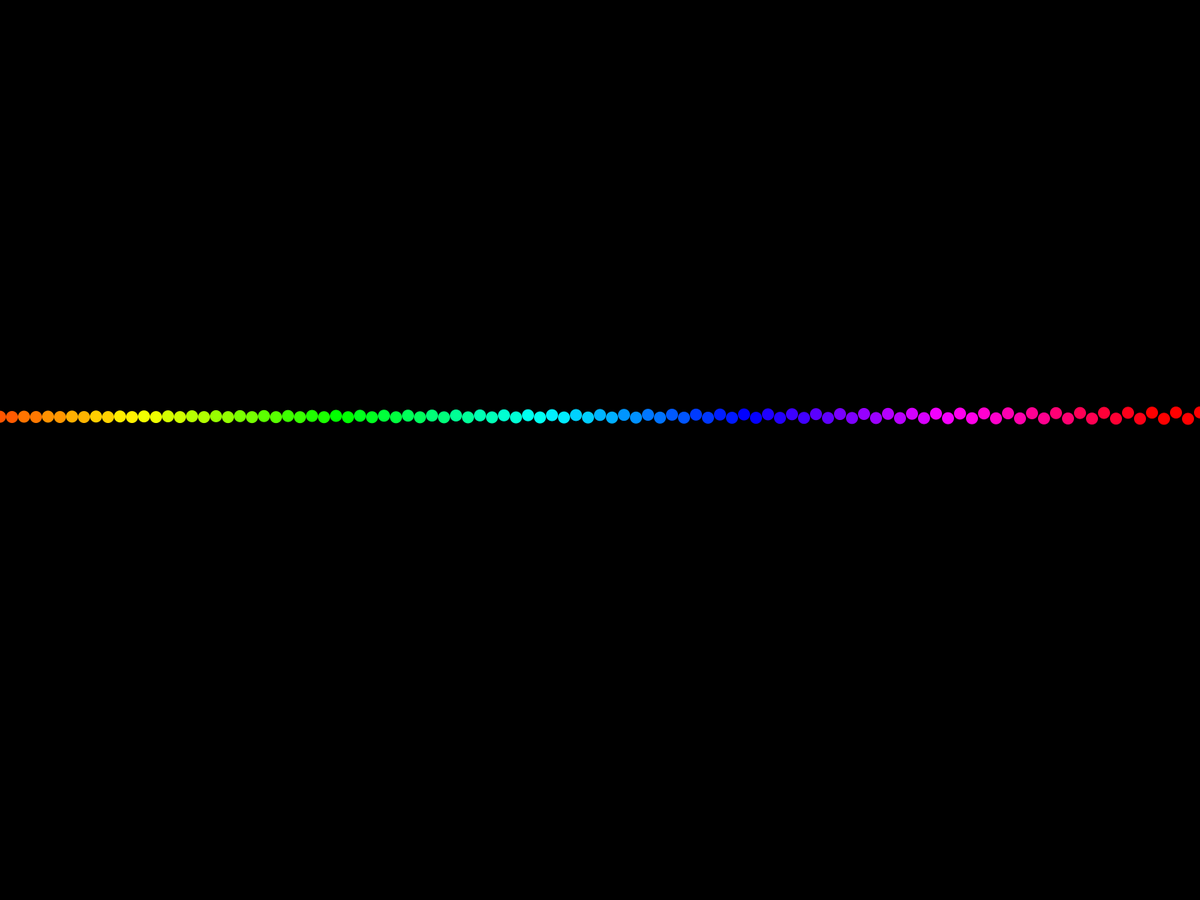
Frame 1 (no input)
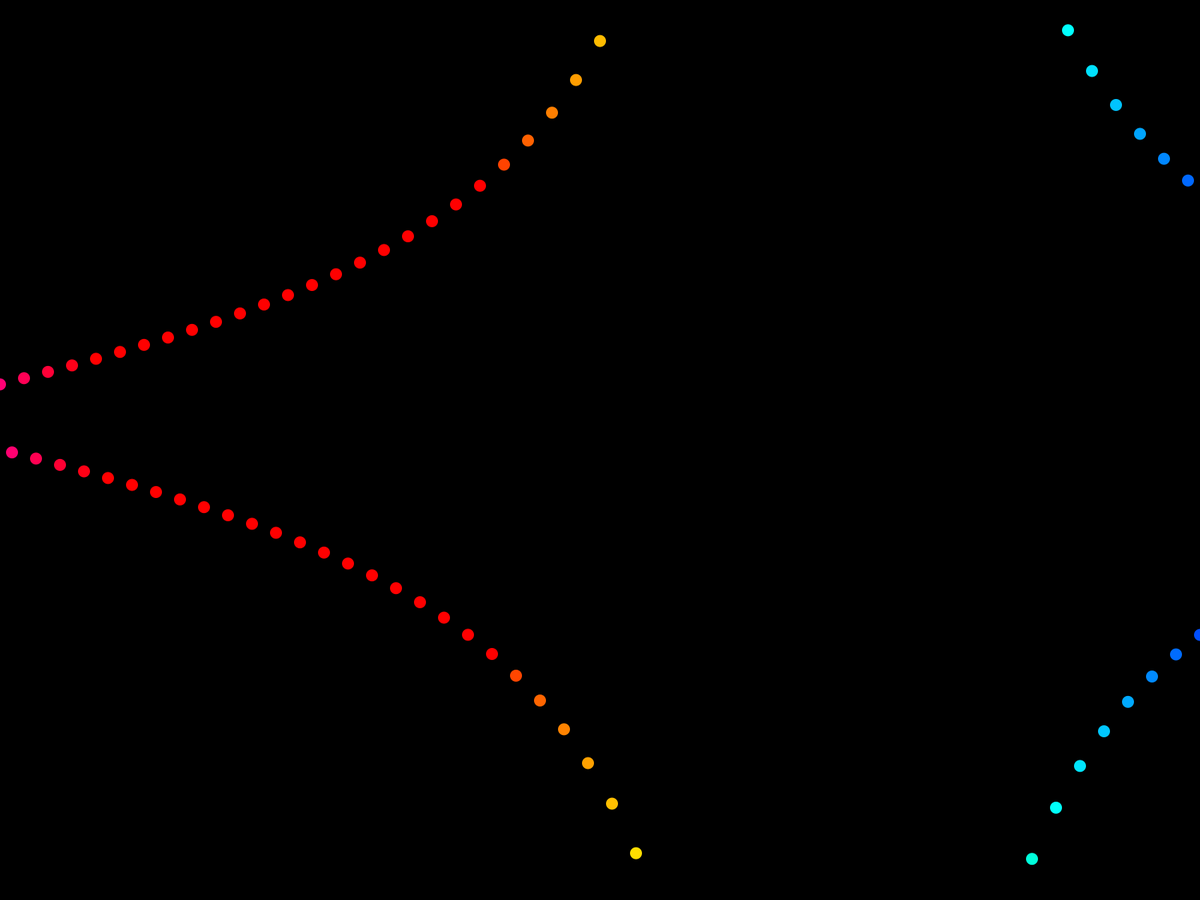
Frame 60 (the mouse pressed at the canvas centre just before this capture)
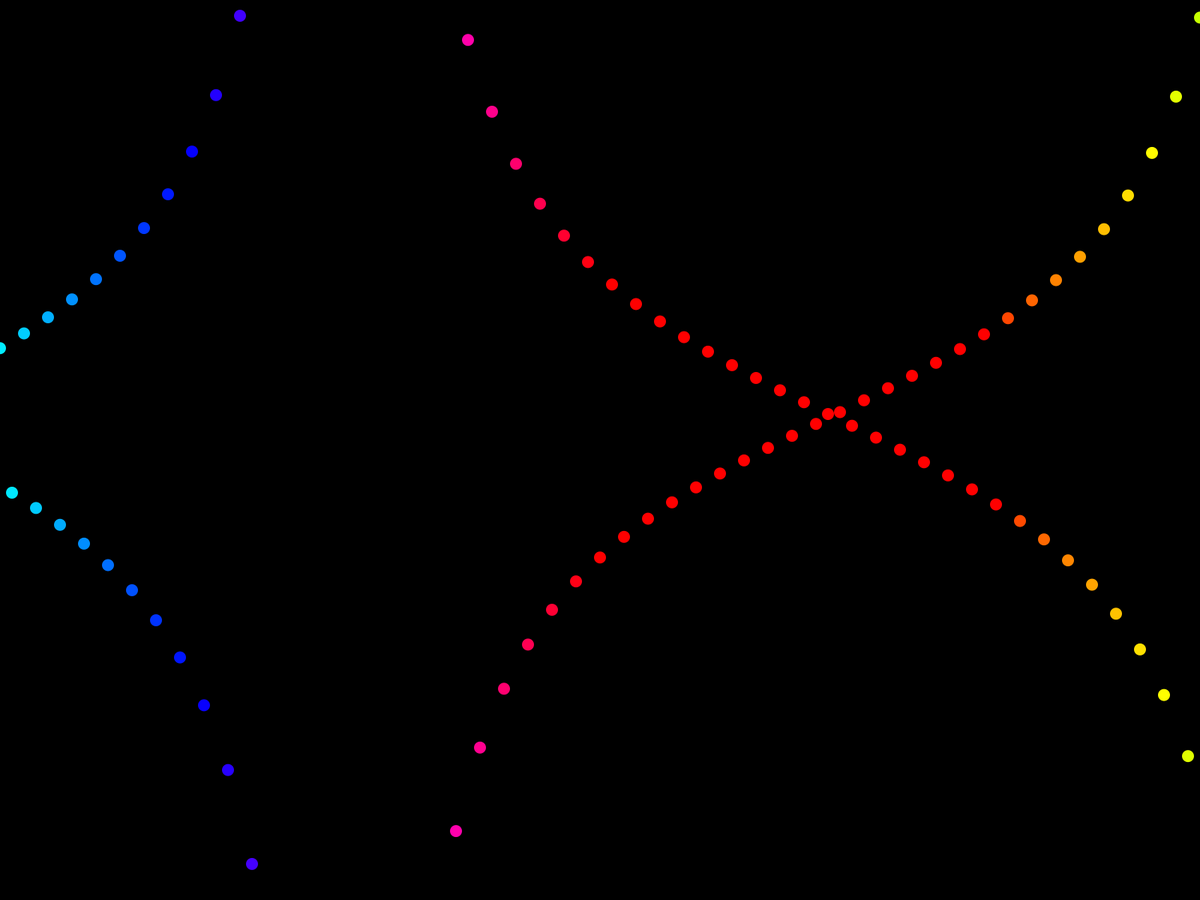
Frame 120 (the mouse held since frame 60 and released just before this capture)

The Processing sketch that drew these frames (run headless with seeded random() and noise(); from frame 60 on, the mouse is pressed at the canvas centre):

// Processing sketch: Harmonic_RGB_TAN_WAVE
// ── Harmonic_RGB_TAN_WAVE.pde
float ypos = 0;

int time = 0;



void setup() {

  fullScreen();

  noStroke();

}

 

void draw() {

  background(0);

  for (float i = 0; i < 150; i += 2) {

    time ++;

    ypos = tan(radians((i+10)*time/8000))*200+256;
    
    colorMode(HSB);

    fill((time + i*100)/40 % 330+10, 255, 255);

    ellipse(16*(i-1), height/4+ypos, 16, 16);

  }
  for (float j = 1; j < 150; j += 2) {

    time ++;

    ypos = tan(radians((j+10)*time/8000))*-200+256;
    
    colorMode(HSB);

    fill((time + j*100)/40 % 330+10, 255, 255);

    ellipse(16*(j-1), height/4+ypos, 16, 16);

  }
}
